Frame 1 (no input): blank canvas, image omitted
Frame 60 (the mouse pressed at the canvas centre just before this capture): blank canvas, image omitted
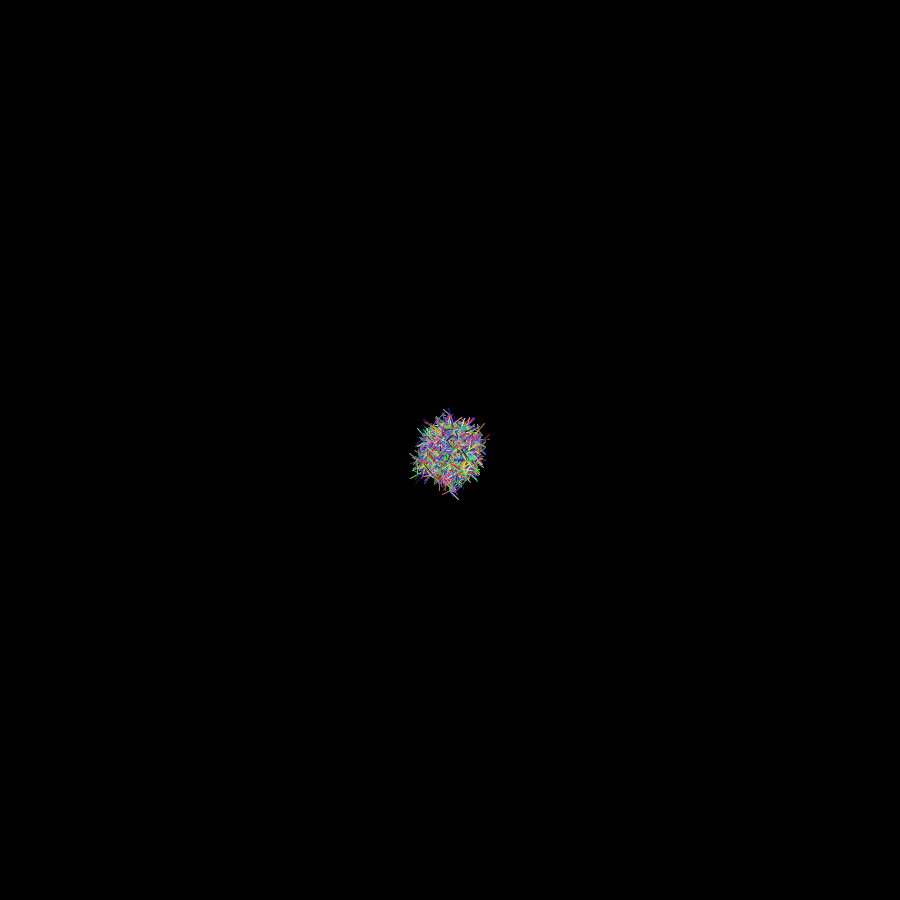
Frame 120 (the mouse held since frame 60 and released just before this capture)

The Processing sketch whose frames 1 and 60 were blank and that drew this single picture after the mouse press (run headless with seeded random() and noise(); from frame 60 on, the mouse is pressed at the canvas centre):

// Processing sketch: sketch_211029a
// ── sketch_211029a.pde
void setup(){
  size(900,900);
  background(0);
  stroke(255);
  //tree(450,900,0);
}
void tree(int sx, int sy,int i) {
  int ex = sx + int(random(-10,10));
  int ey = sy + int(random(-10,10));
  line(sx,sy,ex,ey);
  if (i<5){
    for (int j=0;j<=i;j++){
      stroke(random(255),random(255),random(255));
      tree(ex,ey,i+1);
    }
  }
}
void draw(){
 //background(0);
 if (mousePressed){
 tree(mouseX,mouseY,0);
 }
}
